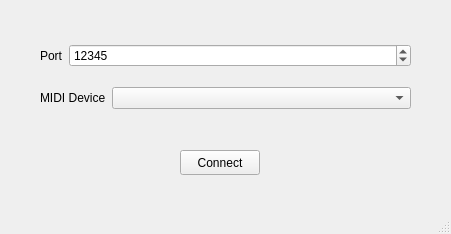
<?xml version="1.0" encoding="UTF-8"?>
<ui version="4.0">
 <class>MainWindow</class>
 <widget class="QMainWindow" name="MainWindow">
  <property name="geometry">
   <rect>
    <x>0</x>
    <y>0</y>
    <width>451</width>
    <height>234</height>
   </rect>
  </property>
  <property name="windowTitle">
   <string>MainWindow</string>
  </property>
  <widget class="QWidget" name="centralwidget">
   <widget class="QPushButton" name="pushButton">
    <property name="geometry">
     <rect>
      <x>180</x>
      <y>150</y>
      <width>80</width>
      <height>25</height>
     </rect>
    </property>
    <property name="text">
     <string>Connect</string>
    </property>
   </widget>
   <widget class="QWidget" name="verticalLayoutWidget">
    <property name="geometry">
     <rect>
      <x>40</x>
      <y>30</y>
      <width>371</width>
      <height>94</height>
     </rect>
    </property>
    <layout class="QVBoxLayout" name="verticalLayout">
     <item>
      <layout class="QVBoxLayout" name="verticalLayout_2">
       <item>
        <layout class="QHBoxLayout" name="horizontalLayout_2">
         <item>
          <widget class="QLabel" name="label_2">
           <property name="sizePolicy">
            <sizepolicy hsizetype="Fixed" vsizetype="Preferred">
             <horstretch>100</horstretch>
             <verstretch>0</verstretch>
            </sizepolicy>
           </property>
           <property name="text">
            <string>Port</string>
           </property>
          </widget>
         </item>
         <item>
          <widget class="QSpinBox" name="port">
           <property name="maximum">
            <number>99999</number>
           </property>
           <property name="value">
            <number>12345</number>
           </property>
          </widget>
         </item>
        </layout>
       </item>
      </layout>
     </item>
     <item>
      <layout class="QHBoxLayout" name="horizontalLayout">
       <item>
        <widget class="QLabel" name="label">
         <property name="sizePolicy">
          <sizepolicy hsizetype="Fixed" vsizetype="Preferred">
           <horstretch>100</horstretch>
           <verstretch>0</verstretch>
          </sizepolicy>
         </property>
         <property name="text">
          <string>MIDI Device</string>
         </property>
        </widget>
       </item>
       <item>
        <widget class="QComboBox" name="devices"/>
       </item>
      </layout>
     </item>
    </layout>
   </widget>
  </widget>
  <widget class="QMenuBar" name="menubar">
   <property name="geometry">
    <rect>
     <x>0</x>
     <y>0</y>
     <width>451</width>
     <height>22</height>
    </rect>
   </property>
  </widget>
  <widget class="QStatusBar" name="statusbar"/>
 </widget>
 <resources/>
 <connections/>
</ui>
